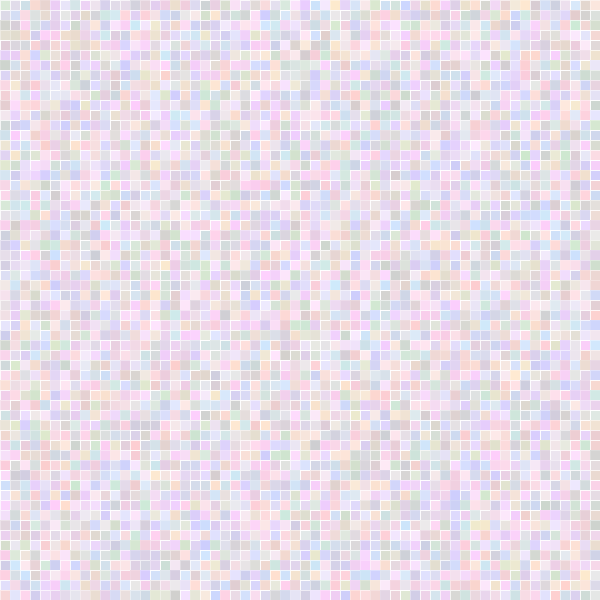
Frame 1 (no input)
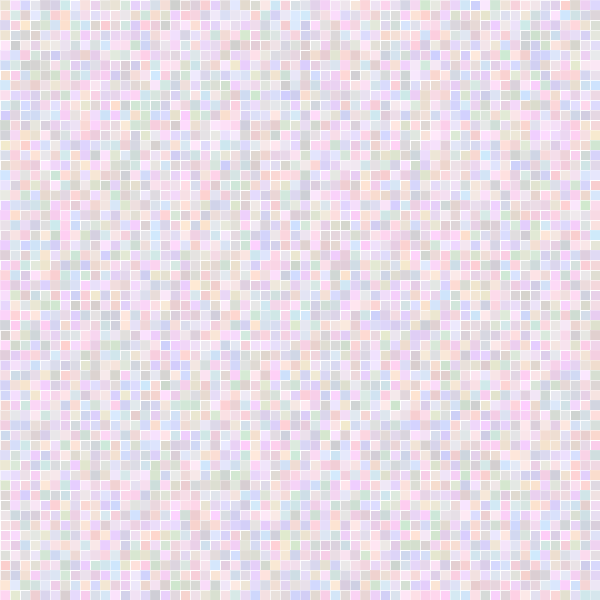
Frame 2 (the mouse pressed at the canvas centre, redrawn once)

The Processing sketch that drew these frames (run headless with seeded random() and noise(); the mouse was pressed at the canvas centre and the sketch redrawn once):

// Processing sketch: processing_143640
// ── processing_143640.pde


// Konkuk University 
// Department of Dynamic Media 
// SOS iDesign 
// Name: Park Seeun
// ID: 201420078 

void setup() {
  size(600, 600);
  background(255);
  noLoop();
}

void draw() {
  background(255);
  stroke(0);
  noFill();

  for (int s = 0; s < width; s = s + 10) {
    for (int j = 0; j < height; j = j +10) {
      strokeWeight(random(1));
      stroke(255);
      fill(random(255), random(150), random(255), 50);
      rect(s, j, 10, 10);
    }
  }
}
